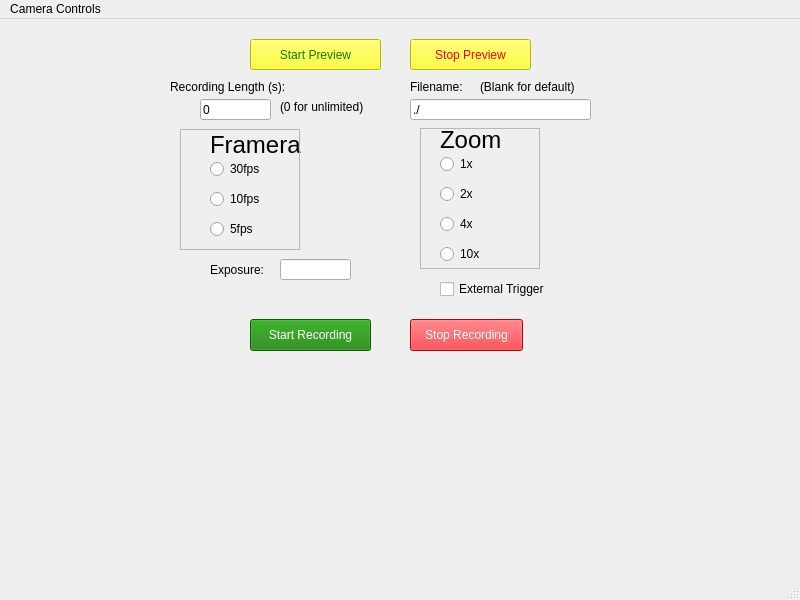
<?xml version="1.0" encoding="UTF-8"?>
<ui version="4.0">
 <class>MainWindow</class>
 <widget class="QMainWindow" name="MainWindow">
  <property name="geometry">
   <rect>
    <x>0</x>
    <y>0</y>
    <width>800</width>
    <height>600</height>
   </rect>
  </property>
  <property name="windowTitle">
   <string>MainWindow</string>
  </property>
  <widget class="QWidget" name="centralwidget">
   <widget class="QPushButton" name="StartPrev">
    <property name="geometry">
     <rect>
      <x>250</x>
      <y>20</y>
      <width>131</width>
      <height>31</height>
     </rect>
    </property>
    <property name="styleSheet">
     <string notr="true">background-color: rgb(255, 255, 10);
color: rgb(16, 128, 1);</string>
    </property>
    <property name="text">
     <string>Start Preview</string>
    </property>
   </widget>
   <widget class="QPushButton" name="StopPrev">
    <property name="geometry">
     <rect>
      <x>410</x>
      <y>20</y>
      <width>121</width>
      <height>31</height>
     </rect>
    </property>
    <property name="styleSheet">
     <string notr="true">background-color: rgb(255, 255, 10);
color: rgb(252, 1, 7);</string>
    </property>
    <property name="text">
     <string>Stop Preview</string>
    </property>
   </widget>
   <widget class="QLineEdit" name="RecordingTime">
    <property name="geometry">
     <rect>
      <x>200</x>
      <y>80</y>
      <width>71</width>
      <height>21</height>
     </rect>
    </property>
    <property name="text">
     <string>0</string>
    </property>
   </widget>
   <widget class="QLabel" name="label">
    <property name="geometry">
     <rect>
      <x>170</x>
      <y>60</y>
      <width>141</width>
      <height>16</height>
     </rect>
    </property>
    <property name="text">
     <string>Recording Length (s):</string>
    </property>
   </widget>
   <widget class="QLabel" name="label_2">
    <property name="geometry">
     <rect>
      <x>280</x>
      <y>80</y>
      <width>101</width>
      <height>16</height>
     </rect>
    </property>
    <property name="text">
     <string>(0 for unlimited)</string>
    </property>
   </widget>
   <widget class="QLineEdit" name="FName">
    <property name="geometry">
     <rect>
      <x>410</x>
      <y>80</y>
      <width>181</width>
      <height>21</height>
     </rect>
    </property>
    <property name="text">
     <string>./</string>
    </property>
   </widget>
   <widget class="QLabel" name="label_3">
    <property name="geometry">
     <rect>
      <x>410</x>
      <y>60</y>
      <width>61</width>
      <height>16</height>
     </rect>
    </property>
    <property name="text">
     <string>Filename:</string>
    </property>
   </widget>
   <widget class="QLabel" name="label_4">
    <property name="geometry">
     <rect>
      <x>480</x>
      <y>60</y>
      <width>111</width>
      <height>16</height>
     </rect>
    </property>
    <property name="text">
     <string>(Blank for default)</string>
    </property>
   </widget>
   <widget class="QRadioButton" name="FR30">
    <property name="geometry">
     <rect>
      <x>210</x>
      <y>140</y>
      <width>100</width>
      <height>20</height>
     </rect>
    </property>
    <property name="text">
     <string>30fps</string>
    </property>
   </widget>
   <widget class="QRadioButton" name="FR10">
    <property name="geometry">
     <rect>
      <x>210</x>
      <y>170</y>
      <width>100</width>
      <height>20</height>
     </rect>
    </property>
    <property name="text">
     <string>10fps</string>
    </property>
   </widget>
   <widget class="QRadioButton" name="FR5">
    <property name="geometry">
     <rect>
      <x>210</x>
      <y>200</y>
      <width>100</width>
      <height>20</height>
     </rect>
    </property>
    <property name="text">
     <string>5fps</string>
    </property>
   </widget>
   <widget class="QRadioButton" name="ZOOM1x">
    <property name="geometry">
     <rect>
      <x>440</x>
      <y>135</y>
      <width>100</width>
      <height>20</height>
     </rect>
    </property>
    <property name="text">
     <string>1x</string>
    </property>
   </widget>
   <widget class="QRadioButton" name="ZOOM2x">
    <property name="geometry">
     <rect>
      <x>440</x>
      <y>165</y>
      <width>100</width>
      <height>20</height>
     </rect>
    </property>
    <property name="text">
     <string>2x</string>
    </property>
   </widget>
   <widget class="QRadioButton" name="ZOOM4x">
    <property name="geometry">
     <rect>
      <x>440</x>
      <y>195</y>
      <width>100</width>
      <height>20</height>
     </rect>
    </property>
    <property name="text">
     <string>4x</string>
    </property>
   </widget>
   <widget class="QRadioButton" name="ZOOM10x">
    <property name="geometry">
     <rect>
      <x>440</x>
      <y>225</y>
      <width>100</width>
      <height>20</height>
     </rect>
    </property>
    <property name="text">
     <string>10x</string>
    </property>
   </widget>
   <widget class="QLabel" name="label_5">
    <property name="geometry">
     <rect>
      <x>440</x>
      <y>110</y>
      <width>60</width>
      <height>21</height>
     </rect>
    </property>
    <property name="font">
     <font>
      <pointsize>18</pointsize>
     </font>
    </property>
    <property name="text">
     <string>Zoom</string>
    </property>
   </widget>
   <widget class="QLabel" name="label_6">
    <property name="geometry">
     <rect>
      <x>210</x>
      <y>110</y>
      <width>91</width>
      <height>31</height>
     </rect>
    </property>
    <property name="font">
     <font>
      <pointsize>18</pointsize>
     </font>
    </property>
    <property name="text">
     <string>Framerate</string>
    </property>
   </widget>
   <widget class="QCheckBox" name="TriggerCheck">
    <property name="geometry">
     <rect>
      <x>440</x>
      <y>260</y>
      <width>121</width>
      <height>20</height>
     </rect>
    </property>
    <property name="text">
     <string>External Trigger</string>
    </property>
   </widget>
   <widget class="QPushButton" name="StartRec">
    <property name="geometry">
     <rect>
      <x>250</x>
      <y>300</y>
      <width>121</width>
      <height>32</height>
     </rect>
    </property>
    <property name="styleSheet">
     <string notr="true">background-color: rgb(16, 128, 1);
color: rgb(255, 255, 255);</string>
    </property>
    <property name="text">
     <string>Start Recording</string>
    </property>
   </widget>
   <widget class="QPushButton" name="StopRec">
    <property name="geometry">
     <rect>
      <x>410</x>
      <y>300</y>
      <width>113</width>
      <height>32</height>
     </rect>
    </property>
    <property name="styleSheet">
     <string notr="true">background-color: rgb(252, 1, 7);
color: rgb(255, 255, 255);</string>
    </property>
    <property name="text">
     <string>Stop Recording</string>
    </property>
   </widget>
   <widget class="QLineEdit" name="Exposure">
    <property name="geometry">
     <rect>
      <x>280</x>
      <y>240</y>
      <width>71</width>
      <height>21</height>
     </rect>
    </property>
   </widget>
   <widget class="QLabel" name="label_7">
    <property name="geometry">
     <rect>
      <x>210</x>
      <y>240</y>
      <width>81</width>
      <height>21</height>
     </rect>
    </property>
    <property name="text">
     <string>Exposure:</string>
    </property>
   </widget>
   <widget class="QFrame" name="FRFrame">
    <property name="geometry">
     <rect>
      <x>180</x>
      <y>110</y>
      <width>120</width>
      <height>121</height>
     </rect>
    </property>
    <property name="frameShape">
     <enum>QFrame::StyledPanel</enum>
    </property>
    <property name="frameShadow">
     <enum>QFrame::Raised</enum>
    </property>
   </widget>
   <widget class="QFrame" name="ZOOMFrame">
    <property name="geometry">
     <rect>
      <x>420</x>
      <y>109</y>
      <width>120</width>
      <height>141</height>
     </rect>
    </property>
    <property name="frameShape">
     <enum>QFrame::StyledPanel</enum>
    </property>
    <property name="frameShadow">
     <enum>QFrame::Raised</enum>
    </property>
   </widget>
  </widget>
  <widget class="QMenuBar" name="menubar">
   <property name="geometry">
    <rect>
     <x>0</x>
     <y>0</y>
     <width>800</width>
     <height>22</height>
    </rect>
   </property>
   <widget class="QMenu" name="menuCamera_Controls">
    <property name="title">
     <string>Camera Controls</string>
    </property>
   </widget>
   <addaction name="menuCamera_Controls"/>
  </widget>
  <widget class="QStatusBar" name="statusbar"/>
 </widget>
 <resources/>
 <connections/>
</ui>
